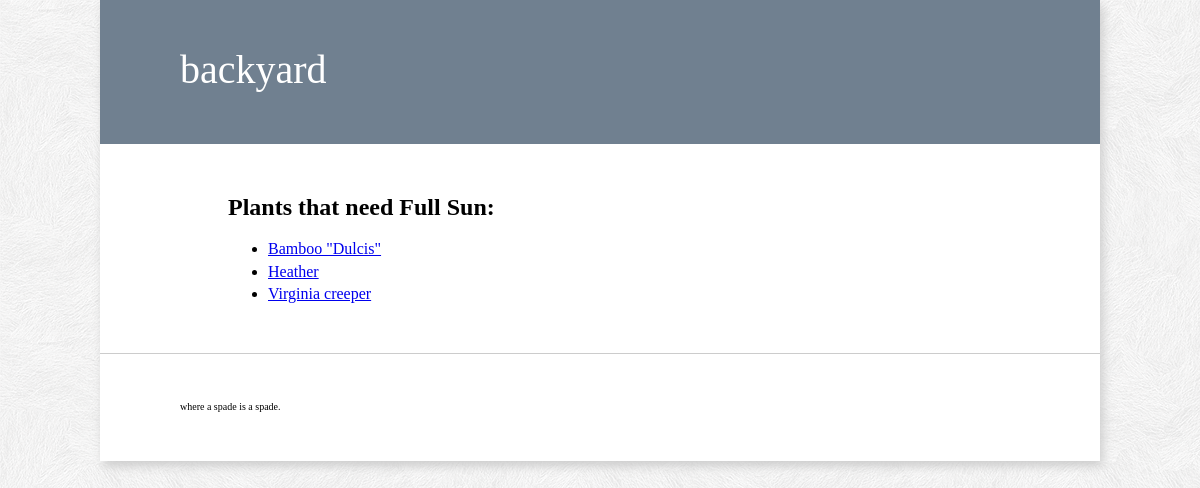
The page /plants/sun_needs/full-sun/ on the database its author committed.
### plant/models.py (models this page shows, shortened)
class Plant(models.Model):
    common_name = models.CharField(max_length=50)
    genus = models.CharField(max_length=50)
    species = models.CharField(max_length=50)
    zone = models.IntegerField()
    featureColor = models.CharField(max_length=20)
    nativeRegion = models.CharField(max_length=50)
    thingy = models.CharField(max_length=50, blank="True")
    plantDescription = models.TextField()
    plantType = models.CharField(max_length=20)
    SPRING = 'Spring'
    SUMMER = 'Summer'
    FALL = 'Fall'
    WINTER = 'Winter'
    BLOOM_TIME_CHOICES = (
        (SPRING, 'Spring'),
        (SUMMER, 'Summer'),
        (FALL, 'Fall'),
        (WINTER, 'Winter'),
    )
    bloom_time = models.CharField(max_length=15,
        choices=BLOOM_TIME_CHOICES,
        default=SPRING
    )
    FULL_SUN = 'Full Sun'
    PART_SUN = 'Part Sun'
    SHADE = 'Shade'
    SUN_NEEDS_CHOICES = (
        (FULL_SUN, 'Full Sun'),
        (PART_SUN, 'Part Sun'),
        (SHADE, 'Shade'),
    )
    sun_needs = models.CharField(max_length=15,
        choices=SUN_NEEDS_CHOICES,
        default = FULL_SUN
    )

### plant/views.py (the view)
def subIndex(request, pk='Zilch'):
    bloomTimeD = {'Spring': 'Spring', 'Summer':'Summer', 'Fall':'Fall', 'Winter': 'Winter',}
    plantTypeD = {'Shrub': 'Shrub', 'Vine':'Vine', 'Tree':'Tree', 'Conifer':'Conifer',}
    sunNeedsD = {'full-sun': 'Full Sun', 'part-sun':'Part Sun', 'shade': 'Shade',}
    if pk in bloomTimeD:
        list_of_stuff = Plant.objects.filter(bloom_time=pk).order_by('common_name')
        other_stuff = Plant.objects.exclude(bloom_time=pk).order_by('common_name')
        pageHeader = ('Plants that bloom in %s:' % pk)
    elif pk in plantTypeD:
        list_of_stuff = Plant.objects.filter(plantType=pk).order_by('common_name')
        other_stuff = 'monkeybanana'
        pageHeader = ('%s-type plants:' % pk)
    elif pk in sunNeedsD:
        sunLabel = sunNeedsD[pk]
        list_of_stuff = Plant.objects.filter(sun_needs=sunLabel).order_by('common_name')
        other_stuff = 'monkeyfuck'
        pageHeader = ('Plants that need %s:' % sunLabel)
    context = {
        'list_of_stuff': list_of_stuff,
        'pk' : pk,
        'pageHeader': pageHeader,
        'other_stuff': other_stuff,
    }
    return render(request, 'plant/subIndex.html', context)

### plant/templates/plant/subIndex.html (shortened to what this page needs)
{% extends 'base.html' %}
{% block content %}
{% if list_of_stuff %}
	<h2>{{ pageHeader }}</h2>
    <ul>
    {% for plant in list_of_stuff %}
        <li><a href="/plants/{{ plant.id }}/">{{ plant.common_name }}</a></li>
    {% endfor %}
    </ul>
{% else %}
    <p>No plants are available at this time.</p>
{% endif %}
{% endblock %}

### plant/static/css/style.css (style rules this page uses)
body { color: black; font-family: 'Palatino', serif; font-size: 16px; line-height: 140%; margin: 0; background: url(../img/subtle_white_feathers.png) repeat white; }

### rows shown on the page
Plant: common_name "Bamboo \"Dulcis\""
Plant: common_name "Heather"
Plant: common_name "Virginia creeper"

### other values the page prints
{{ pageHeader }} "Plants that need Full Sun:"
